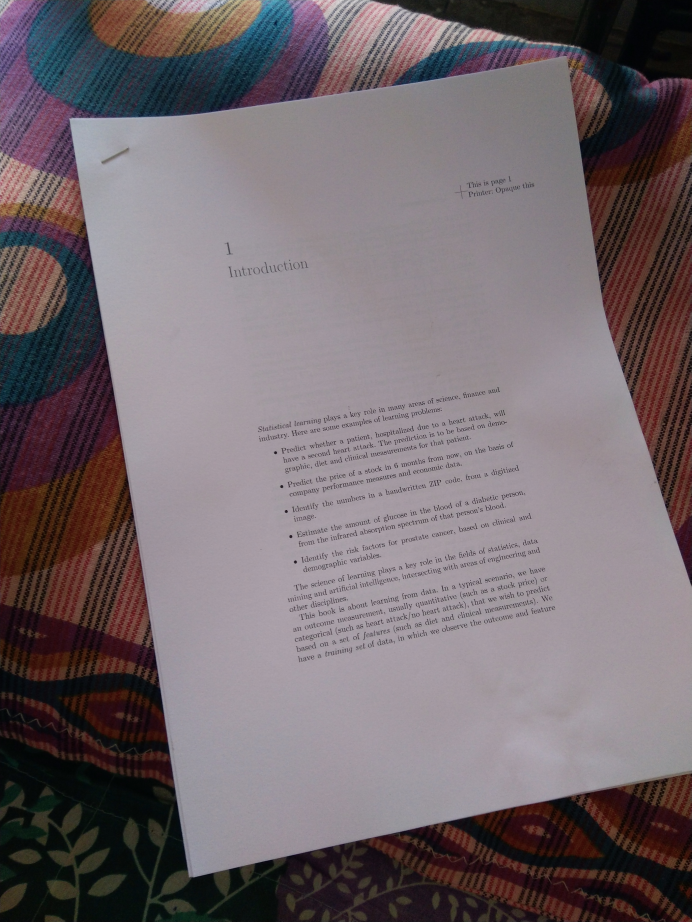
#> input picture Some basic CV/test6.jpg, 3456 x 4608 px (shown at 1/5 size)
$ python cornerDetection.py
#> lines starting #> are read from the running program, lines starting #| are printed output that depends on the picture; after the words box and inside, x2 and y2 are one past the last pixel; in counts of white or black regions, pixels touching at a corner belong together
import numpy as np
import cv2

img = cv2.resize(cv2.imread('test6.jpg'), (500, 500))
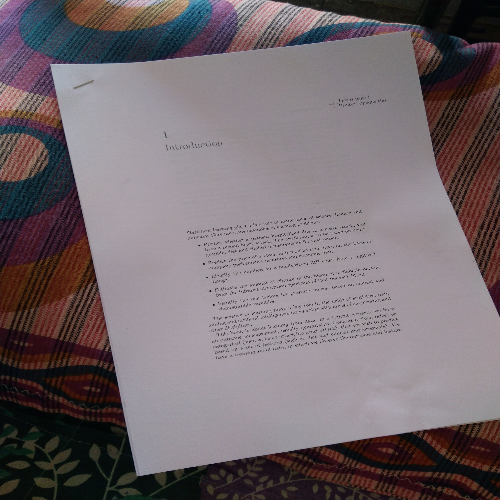
#> img: shape (500, 500, 3); mean B, G, R 109.6, 105, 115.6
img = cv2.medianBlur(img, 7)
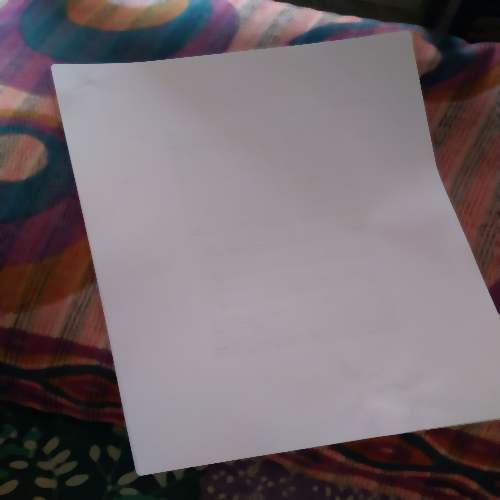
#> img: shape (500, 500, 3); mean B, G, R 110.6, 105.9, 116.6
gray = cv2.cvtColor(img,cv2.COLOR_BGR2GRAY)
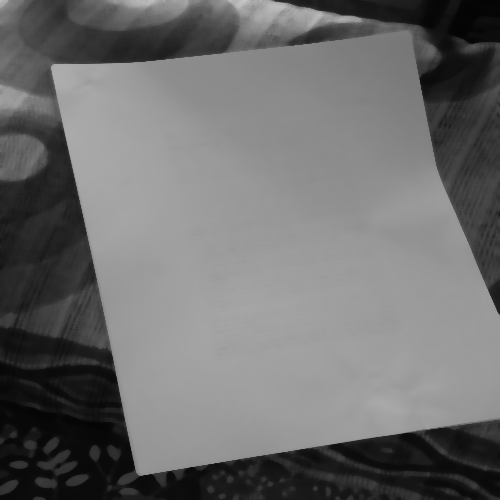
#> gray: shape (500, 500); min 3, max 199, mean 109.6
gray = np.float32(gray)

corners = cv2.goodFeaturesToTrack(gray, 100, 0.01, 10)
#> corners = 100 rows, first 8: [498, 313], [139, 475], [53, 64], [153, 474], [215, 463], [361, 19], [195, 467], [167, 472]
corners = np.int0(corners)

for corner in corners:
    x,y = corner.ravel()
    cv2.circle(img,(x,y),3,255,-1)
#> this loop made 100 passes
#> (x, y) on passes 1 to 12: (498, 313), (139, 475), (53, 64), (153, 474), (215, 463), (361, 19), (195, 467), (167, 472), (328, 446), (420, 78), (185, 468), (225, 462)
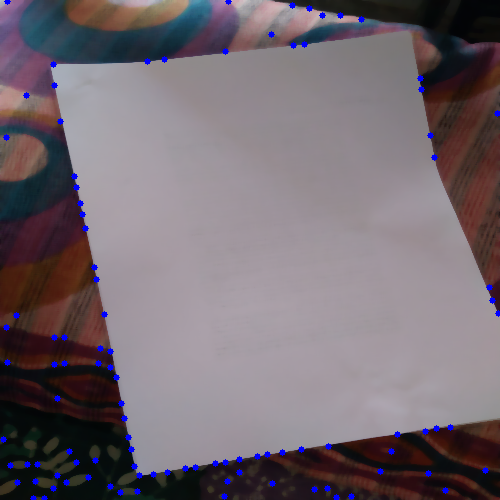
#> img: shape (500, 500, 3); 1.15% of pixels changed, all inside (x1, y1, x2, y2) = (0, 0, 500, 500)

cv2.imshow('Corner',img)
cv2.waitKey(0)
cv2.destroyAllWindows()

$ run again, with Some basic CV/test1.jpg copied over Some basic CV/test6.jpg
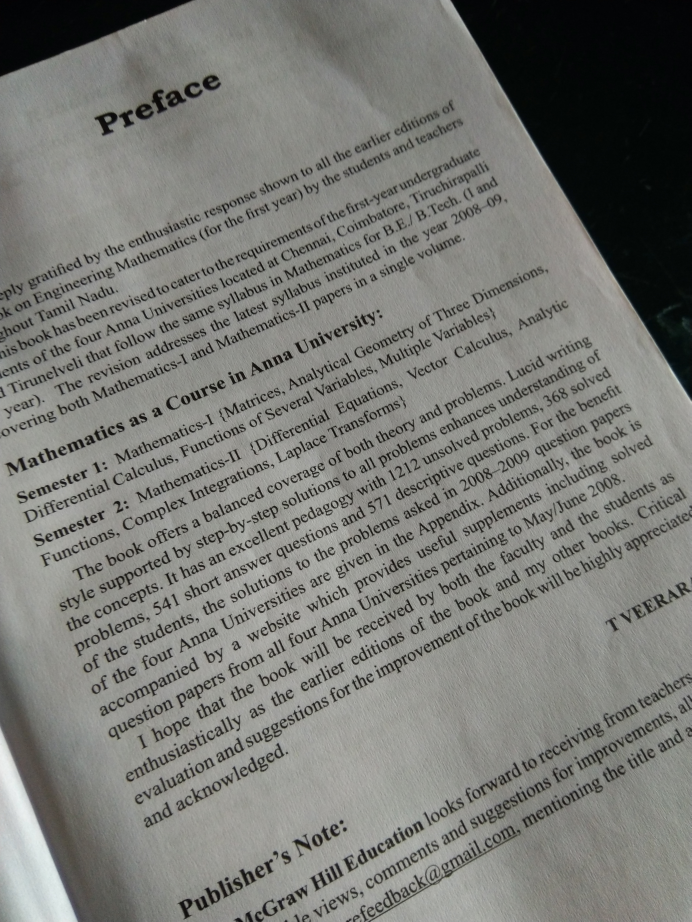
#> input picture Some basic CV/test1.jpg, 3456 x 4608 px (shown at 1/5 size)
#> `img = cv2.medianBlur(img, 7)`:
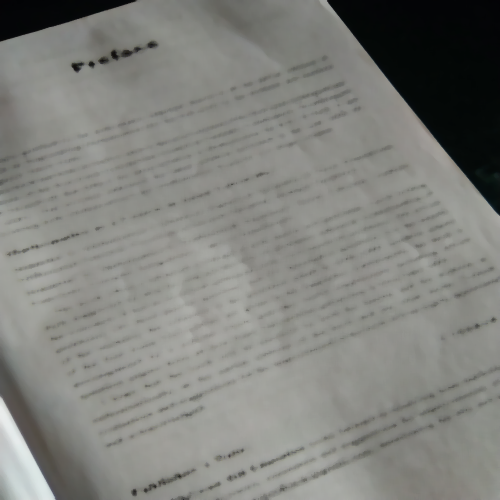
#> img: shape (500, 500, 3); mean B, G, R 125, 129.5, 128.8
#> corners = 100 rows, first 8: [155, 486], [229, 456], [134, 490], [89, 64], [180, 476], [498, 214], [145, 490], [135, 1]
#> the loop `for corner in corners:` made 100 passes
#> after the loop `for corner in corners:`:
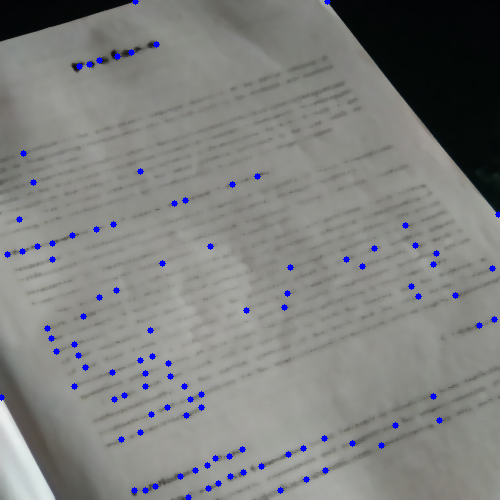
#> img: shape (500, 500, 3); 1.15% of pixels changed, all inside (x1, y1, x2, y2) = (0, 0, 500, 500)

$ run again, with Some basic CV/test10.jpg copied over Some basic CV/test6.jpg
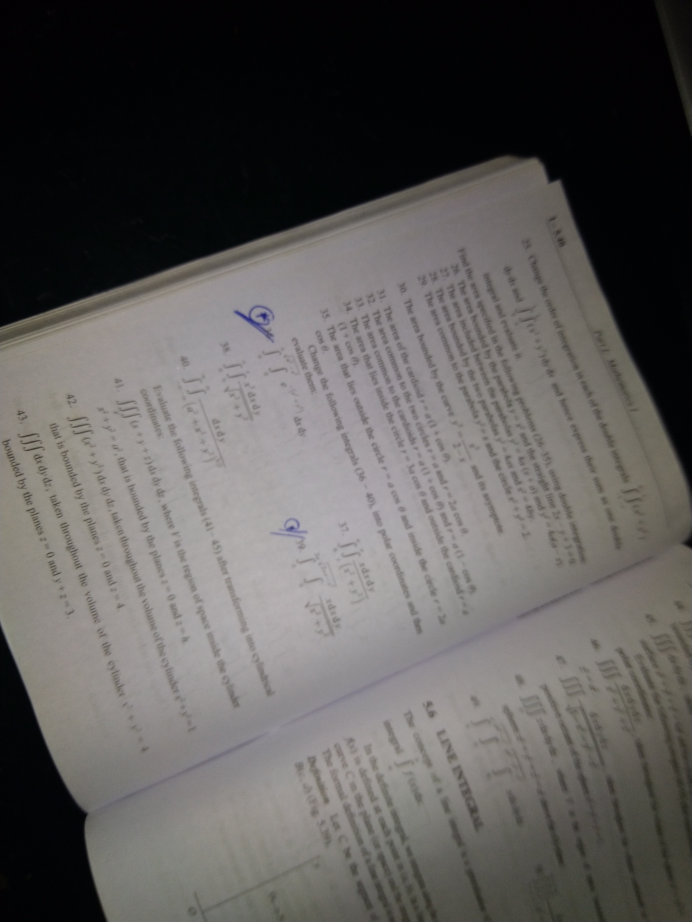
#> input picture Some basic CV/test10.jpg, 3456 x 4608 px (shown at 1/5 size)
#> `img = cv2.resize(cv2.imread('test6.jpg'), (500, 500))`:
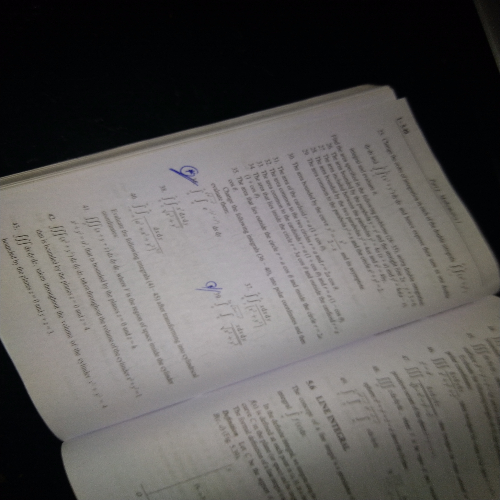
#> img: shape (500, 500, 3); mean B, G, R 88.9, 90.4, 92.7
#> corners = 100 rows, first 8: [1, 342], [498, 295], [399, 97], [61, 444], [194, 181], [305, 306], [177, 171], [189, 169]
#> the loop `for corner in corners:` made 100 passes
#> after the loop `for corner in corners:`:
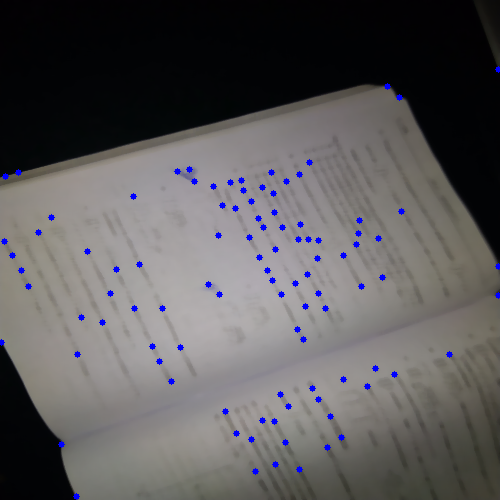
#> img: shape (500, 500, 3); mean B, G, R 91.2, 89.8, 92

$ run again, with Some basic CV/test2.jpg copied over Some basic CV/test6.jpg
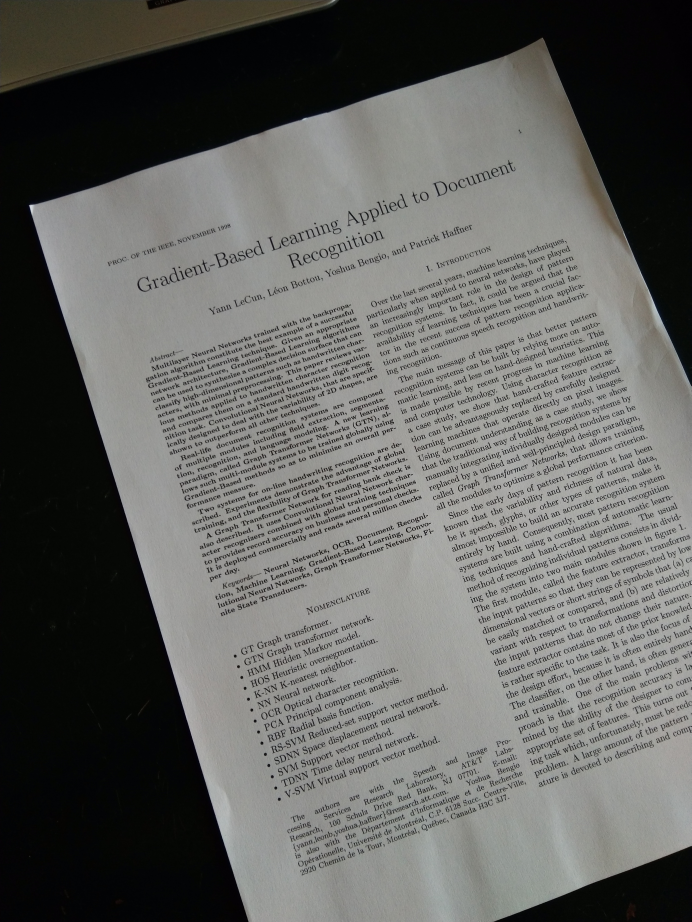
#> input picture Some basic CV/test2.jpg, 3456 x 4608 px (shown at 1/5 size)
#> `img = cv2.medianBlur(img, 7)`:
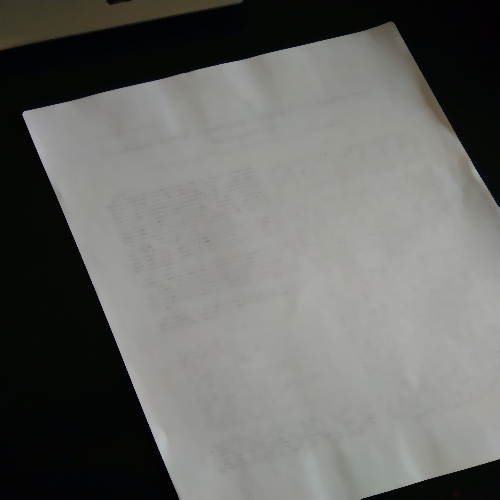
#> img: shape (500, 500, 3); mean B, G, R 102.4, 105.3, 104.8
#> corners = 100 rows, first 8: [22, 114], [362, 498], [498, 206], [420, 481], [407, 485], [463, 469], [376, 494], [91, 281]
#> the loop `for corner in corners:` made 100 passes
#> after the loop `for corner in corners:`:
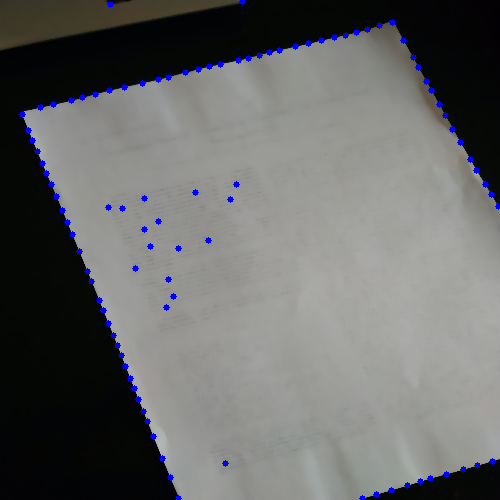
#> img: shape (500, 500, 3); 1.15% of pixels changed, all inside (x1, y1, x2, y2) = (19, 0, 500, 500)
